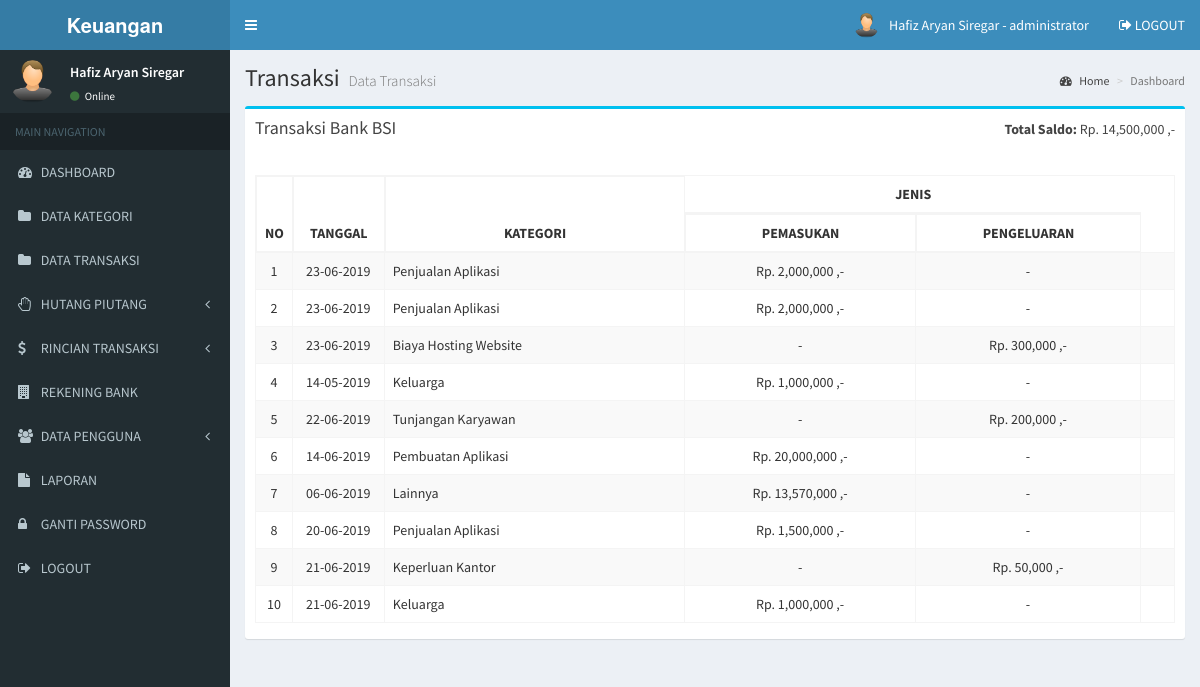
The page /admin/transaksi_bsi.php (signed in) on the database its author committed.
### tables this page shows
CREATE TABLE `user` (
  `user_id` int(11) NOT NULL,
  `user_nama` varchar(100) NOT NULL,
  `user_username` varchar(100) NOT NULL,
  `user_password` varchar(100) NOT NULL,
  `user_foto` varchar(100) DEFAULT NULL,
  `user_level` varchar(20) NOT NULL
);

CREATE TABLE `bank` (
  `bank_id` int(11) NOT NULL,
  `bank_nama` varchar(255) NOT NULL,
  `bank_nomor` varchar(255) NOT NULL,
  `bank_pemilik` varchar(255) NOT NULL,
  `bank_saldo` bigint(20) NOT NULL
);

CREATE TABLE `transaksi` (
  `transaksi_id` int(11) NOT NULL,
  `transaksi_tanggal` date NOT NULL,
  `transaksi_jenis` enum('Pengeluaran','Pemasukan') NOT NULL,
  `transaksi_kategori` int(11) NOT NULL,
  `transaksi_nominal` int(11) NOT NULL,
  `transaksi_keterangan` text NOT NULL,
  `transaksi_bank` int(11) NOT NULL
);

CREATE TABLE `kategori` (
  `kategori_id` int(11) NOT NULL,
  `kategori` varchar(255) NOT NULL
);

### admin/transaksi_bsi.php (the view, shortened to what this page needs)
<?php include 'header.php'; ?>
<div class="content-wrapper">
  <section class="content-header">
    <h1>
      Transaksi
      <small>Data Transaksi</small>
    </h1>
    <ol class="breadcrumb">
      <li><a href="#"><i class="fa fa-dashboard"></i> Home</a></li>
      <li class="active">Dashboard</li>
    </ol>
  </section>
  <section class="content">
    <div class="row">
      <section class="col-lg-12">
        <div class="box box-info">
          <div class="box-header">
            <h3 class="box-title">Transaksi Bank BSI</h3>
            <div class="btn-group pull-right">
              <p><b>Total Saldo:</b> <?php
              include '../koneksi.php';
              $data = mysqli_query($koneksi, "SELECT * FROM bank where bank_id = 1");
              while ($d = mysqli_fetch_array($data)) {
              ?>
                <?php echo "Rp. " . number_format($d['bank_saldo']) . " ,-"; ?> <?php
                                                                          }
                                                                            ?></p>
            </div>
          </div>
          <div class="box-body">
            <div class="table-responsive">
              <table class="table table-bordered table-striped" id="table-datatable">
                <thead>
                  <tr>
                    <th width="1%" rowspan="2">NO</th>
                    <th width="10%" rowspan="2" class="text-center">TANGGAL</th>
                    <th rowspan="2" class="text-center">KATEGORI</th>
                    <th colspan="2" class="text-center">JENIS</th>
                  </tr>
                  <tr>
                    <th class="text-center">PEMASUKAN</th>
                    <th class="text-center">PENGELUARAN</th>
                  </tr>
                </thead>
                <tbody>
                  <?php
                  include '../koneksi.php';
                  $no = 1;
                  $data = mysqli_query($koneksi, "SELECT * FROM transaksi, kategori WHERE kategori_id = transaksi_kategori AND transaksi_bank = 1 ORDER BY transaksi_id DESC");
                  while ($d = mysqli_fetch_array($data)) {
                  ?>
                    <tr>
                      <td class="text-center"><?php echo $no++; ?></td>
                      <td class="text-center"><?php echo date('d-m-Y', strtotime($d['transaksi_tanggal'])); ?></td>
                      <td><?php echo $d['kategori']; ?></td>
                      <td class="text-center">
                        <?php
                        if ($d['transaksi_jenis'] == "Pemasukan") {
                          echo "Rp. " . number_format($d['transaksi_nominal']) . " ,-";
                        } else {
                          echo "-";
                        }
                        ?>
                      </td>
                      <td class="text-center">
                        <?php
                        if ($d['transaksi_jenis'] == "Pengeluaran") {
                          echo "Rp. " . number_format($d['transaksi_nominal']) . " ,-";
                        } else {
                          echo "-";
                        }
                        ?>
                      </td>
                      <td>
                      </td>
                    </tr>
                  <?php
                  }
                  ?>
                </tbody>
              </table>
            </div>
          </div>
        </div>
      </section>
    </div>
  </section>
</div>
<?php include 'footer.php'; ?>

### admin/header.php (shortened to what this page needs)
<!DOCTYPE html>
<html>
<head>
  <link rel="stylesheet" href="../assets/bower_components/bootstrap/dist/css/bootstrap.min.css">
  <link rel="stylesheet" href="../assets/bower_components/font-awesome/css/font-awesome.min.css">
  <link rel="stylesheet" href="../assets/bower_components/Ionicons/css/ionicons.min.css">
  <link rel="stylesheet" href="../assets/dist/css/AdminLTE.min.css">
  <link rel="stylesheet" href="../assets/bower_components/datatables.net-bs/css/dataTables.bootstrap.min.css">
  <link rel="stylesheet" href="../assets/dist/css/skins/_all-skins.min.css">
  <link rel="stylesheet" href="../assets/bower_components/morris.js/morris.css">
  <link rel="stylesheet" href="../assets/bower_components/jvectormap/jquery-jvectormap.css">
  <link rel="stylesheet" href="../assets/bower_components/bootstrap-datepicker/dist/css/bootstrap-datepicker.min.css">
  <link rel="stylesheet" href="../assets/bower_components/bootstrap-daterangepicker/daterangepicker.css">
  <link rel="stylesheet" href="../assets/plugins/bootstrap-wysihtml5/bootstrap3-wysihtml5.min.css">
  <?php
  include '../koneksi.php';
  ?>
</head>
<body class="hold-transition skin-blue sidebar-mini">
  <div class="wrapper">
    <header class="main-header">
      <a href="index.php" class="logo">
        <span class="logo-lg"><b>Keuangan</b></span>
      </a>
      <nav class="navbar navbar-static-top">
        <a href="#" class="sidebar-toggle" data-toggle="push-menu" role="button">
        </a>
        <div class="navbar-custom-menu">
          <ul class="nav navbar-nav">
            <li class="dropdown user user-menu">
              <a href="#" class="dropdown-toggle" data-toggle="dropdown">
                <?php
                $id_user = $_SESSION['id'];
                $profil = mysqli_query($koneksi, "select * from user where user_id='$id_user'");
                $profil = mysqli_fetch_assoc($profil);
                if ($profil['user_foto'] == "") {
                ?>
                  <img src="../gambar/sistem/user.png" class="user-image">
                <?php } else { ?>
                  <img src="../gambar/user/<?php echo $profil['user_foto'] ?>" class="user-image">
                <?php } ?>
                <span class="hidden-xs"><?php echo $_SESSION['nama']; ?> - <?php echo $_SESSION['level']; ?></span>
              </a>
            </li>
            <li>
              <a href="logout.php" onclick="return confirm('Apakah Anda yakin untuk logout?')">
                <i class="fa fa-sign-out"></i> LOGOUT
              </a>
            </li>
          </ul>
        </div>
      </nav>
    </header>
    <aside class="main-sidebar">
      <section class="sidebar">
        <div class="user-panel">
          <div class="pull-left image">
            <?php
            $id_user = $_SESSION['id'];
            $profil = mysqli_query($koneksi, "select * from user where user_id='$id_user'");
            $profil = mysqli_fetch_assoc($profil);
            if ($profil['user_foto'] == "") {
            ?>
              <img src="../gambar/sistem/user.png" class="img-circle">
            <?php } else { ?>
              <img src="../gambar/user/<?php echo $profil['user_foto'] ?>" class="img-circle" style="max-height:45px">
            <?php } ?>
          </div>
          <div class="pull-left info">
            <p><?php echo $_SESSION['nama']; ?></p>
            <a href="#"><i class="fa fa-circle text-success"></i> Online</a>
          </div>
        </div>
        <ul class="sidebar-menu" data-widget="tree">
          <li class="header">MAIN NAVIGATION</li>
          <li>
            <a href="index.php">
              <i class="fa fa-dashboard"></i> <span>DASHBOARD</span>
            </a>
          </li>
          <li>
            <a href="kategori.php">
              <i class="fa fa-folder"></i> <span>DATA KATEGORI</span>
            </a>
          </li>
          <li>
            <a href="transaksi.php">
              <i class="fa fa-folder"></i> <span>DATA TRANSAKSI</span>
            </a>
          </li>
          <li class="treeview">
            <a href="#">
              <i class="fa fa-hand-paper-o"></i>
              <span>HUTANG PIUTANG</span>
              <span class="pull-right-container">
                <i class="fa fa-angle-left pull-right"></i>
              </span>
            </a>
          </li>
          <li class="treeview">
            <a href="#">
              <i class="fa fa-dollar"></i>
              <span>RINCIAN TRANSAKSI</span>
              <span class="pull-right-container">
                <i class="fa fa-angle-left pull-right"></i>
              </span>
            </a>
          </li>
          <li>
            <a href="bank.php">
              <i class="fa fa-building"></i> <span>REKENING BANK</span>
            </a>
          </li>
          <li class="treeview">
            <a href="#">
              <i class="fa fa-users"></i>
              <span>DATA PENGGUNA</span>
              <span class="pull-right-container">
                <i class="fa fa-angle-left pull-right"></i>
              </span>
            </a>
          </li>
          <li>
            <a href="laporan.php">
              <i class="fa fa-file"></i> <span>LAPORAN</span>
            </a>
          </li>
          <li>
            <a href="gantipassword.php">
              <i class="fa fa-lock"></i> <span>GANTI PASSWORD</span>
            </a>
          </li>
          <li>
            <a href="logout.php" onclick="return confirm('Apakah Anda yakin untuk logout?')">
              <i class="fa fa-sign-out"></i> <span>LOGOUT</span>
            </a>
          </li>
        </ul>
      </section>
    </aside>

### admin/header.php (style rules this page uses)
#table-datatable { width: 100% !important; }
#table-datatable .sorting_disabled { border: 1px solid #f4f4f4; }

### rows shown on the page
user: user_foto (picture)
bank: bank_saldo "14,500,000"
transaksi: transaksi_tanggal "23-06-2019", kategori.kategori "Penjualan Aplikasi", transaksi_nominal "2,000,000"
transaksi: transaksi_tanggal "23-06-2019", kategori.kategori "Penjualan Aplikasi", transaksi_nominal "2,000,000"
transaksi: transaksi_tanggal "23-06-2019", kategori.kategori "Biaya Hosting Website", transaksi_nominal "300,000"
transaksi: transaksi_tanggal "14-05-2019", kategori.kategori "Keluarga", transaksi_nominal "1,000,000"
transaksi: transaksi_tanggal "22-06-2019", kategori.kategori "Tunjangan Karyawan", transaksi_nominal "200,000"
transaksi: transaksi_tanggal "14-06-2019", kategori.kategori "Pembuatan Aplikasi", transaksi_nominal "20,000,000"
transaksi: transaksi_tanggal "06-06-2019", kategori.kategori "Lainnya", transaksi_nominal "13,570,000"
transaksi: transaksi_tanggal "20-06-2019", kategori.kategori "Penjualan Aplikasi", transaksi_nominal "1,500,000"
transaksi: transaksi_tanggal "21-06-2019", kategori.kategori "Keperluan Kantor", transaksi_nominal "50,000"
transaksi: transaksi_tanggal "21-06-2019", kategori.kategori "Keluarga", transaksi_nominal "1,000,000"

### other values the page prints
$_SESSION['nama'] "Hafiz Aryan Siregar"
$_SESSION['level'] "administrator"
